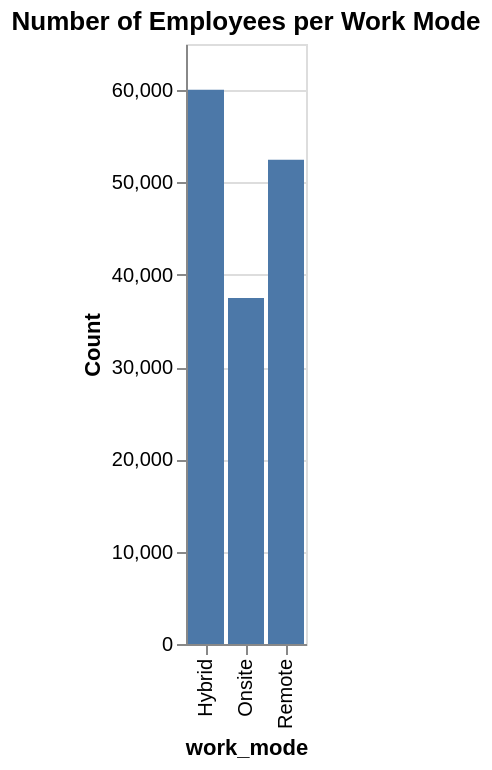

Source (notebook cell):
### Code cell
work_mode_counts = df['work_mode'].value_counts().reset_index(name='Count').rename(columns={'index': 'work_mode'})

alt.Chart(work_mode_counts).mark_bar().encode(
    x='work_mode:N',
    y='Count:Q',
    tooltip=['work_mode', 'Count']
).properties(
    title='Number of Employees per Work Mode'
).display()

### Figure 1 — Vega-Lite specification as saved in the notebook (floating-point values rounded to 4 significant figures)
{"config": {"view": {"continuousWidth": 300, "continuousHeight": 300}}, "data": {"name": "data-681ad09a8c5c1f87975ebc39053e24b7"}, "mark": {"type": "bar"}, "encoding": {"tooltip": [{"field": "work_mode", "type": "nominal"}, {"field": "Count", "type": "quantitative"}], "x": {"field": "work_mode", "type": "nominal"}, "y": {"field": "Count", "type": "quantitative"}}, "title": "Number of Employees per Work Mode", "$schema": "https://vega.github.io/schema/vega-lite/v6.1.0.json", "datasets": {"data-681ad09a8c5c1f87975ebc39053e24b7": [{"work_mode": "Hybrid", "Count": 60056}, {"work_mode": "Remote", "Count": 52471}, {"work_mode": "Onsite", "Count": 37473}]}}
